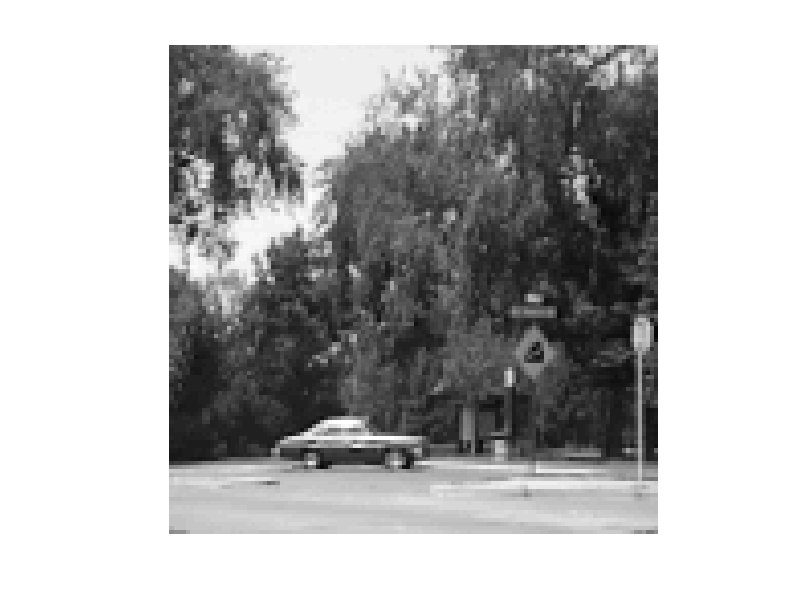

Source code (MATLAB): (Note: this script raises an error after producing the figure.)
rng('default') 

saveimage=1;

% load oiginal car scene image
load cardata.txt
[n,p]=size(cardata);
nx=sqrt(n); ny=nx;
fxy=reshape(cardata,[ny,nx])';

mx=200; % image max

carScene=fxy;

figure;
imagesc(carScene,[0,mx])
axis image, colormap(gray), axis off
if (saveimage==1)
    print(gcf,'-dtiffn','-r100','carScene')
end

k=5;
sigma2=0.5 %sigma2=8*log(2)*fwhm^2;
gk=kernelG(k,sigma2);
carSceneF=MyConv(carScene,gk);

figure;
histogram(carSceneF)

figure;
imagesc(carSceneF,[0,200])
axis image, colormap(gray), axis off
if (saveimage==1)
    print(gcf,'-dtiffn','-r100','carSceneF')
end

sceneDiff=carSceneF-carScene;

figure;
imagesc(sceneDiff,[-40,40])
axis image, colormap(gray), axis off
%if (saveimage==1)
 %   print(gcf,'-dtiffn','-r100',['SceneHBDiff',num2str(A)])%end

A=3;
carSceneHB=A*carScene-carSceneF;
carSceneHB=255*carSceneHB/max(max(carSceneHB));
figure;
imagesc(carSceneHB,[0,200])
axis image, colormap(gray), axis off
if (saveimage==1)
    print(gcf,'-dtiffn','-r100',['SceneBoost',num2str(A)])
end

figure;
histogram(carSceneHB)
